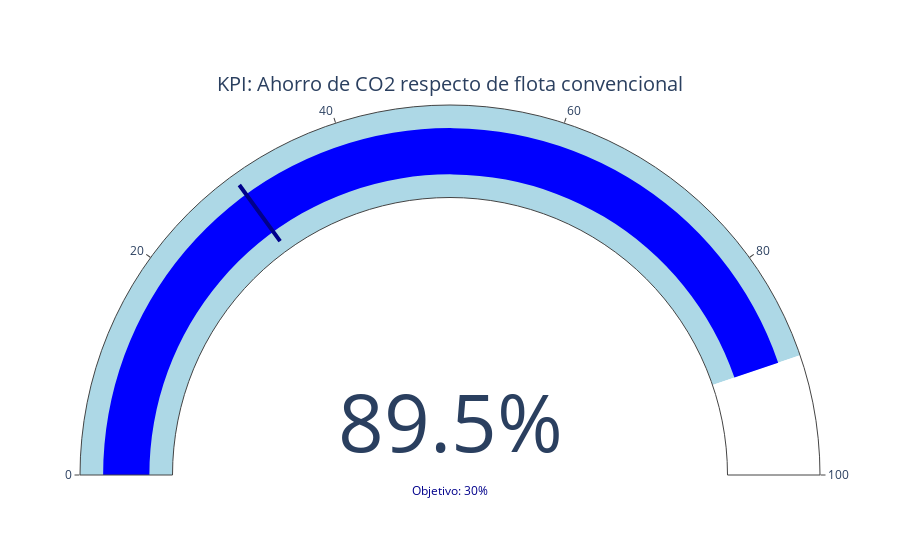

Notebook cell for this chart:
### Code cell
# KPI: Ahorro CO2
# Datos
valor_actual = ahorro_CO2  # Valor actual del KPI
rango_max = 100     # Valor máximo del rango
threshold_value = 30

# Crear el gráfico tipo gauge
fig = go.Figure(go.Indicator(
    mode="gauge+number",
    value=valor_actual,
    gauge={
        'axis': {'range': [0, rango_max]},
        'bar': {'color': "blue"},  # Color de la barra del indicador
        'steps': [
            {'range': [0, valor_actual], 'color': "lightblue"},  # Rango bajo
            {'range': [valor_actual, rango_max], 'color': "white"}  # Rango alto
        ],
        'threshold': {
            'line': {'color': "darkblue", 'width': 4},  # Línea del valor umbral
            'thickness': 0.75,
            'value': threshold_value
        }
    },
    number={'suffix': "%"},  # Opcional: agrega unidades como '%', 'kWh', etc.
    title={'text': "KPI: Ahorro de CO2 respecto de flota convencional"}  # Título del gráfico
))

# Agregar una anotación para mostrar el valor del threshold
fig.add_annotation(
    x=0.5,  # Posición horizontal en coordenadas del gráfico
    y=0,    # Posición vertical
    text=f"Objetivo: {threshold_value}%",  # Texto que se muestra
    showarrow=False,  # Sin flecha
    font=dict(size=12, color="darkblue"),  # Estilo del texto
    xanchor="center",
    yanchor="top"
)
# Mostrar el gráfico
fig.show()

### Figure 1 — Plotly figure (JSON) as saved in the notebook; plotly's stock layout.template omitted (floating-point values rounded to 4 significant figures)
{"data": [{"gauge": {"axis": {"range": [0, 100]}, "bar": {"color": "blue"}, "steps": [{"color": "lightblue", "range": [0, 89.5]}, {"color": "white", "range": [89.5, 100]}], "threshold": {"line": {"color": "darkblue", "width": 4}, "thickness": 0.75, "value": 30}}, "mode": "gauge+number", "number": {"suffix": "%"}, "title": {"text": "KPI: Ahorro de CO2 respecto de flota convencional"}, "type": "indicator", "value": 89.5}], "layout": {"annotations": [{"font": {"color": "darkblue", "size": 12}, "showarrow": false, "text": "Objetivo: 30%", "x": 0.5, "xanchor": "center", "y": 0, "yanchor": "top"}]}}
